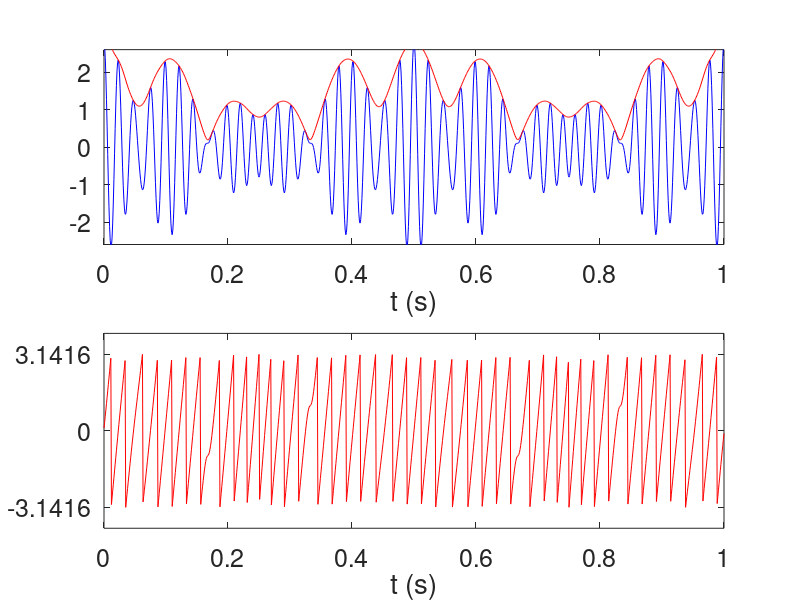

The MATLAB script that drew this image:
clear all;close all;clc
fs = 1000;
dt = 1/fs;
t = 0:dt:1;

f1 = 40;
f2 = 42;
f3 = 50;
f4 = 5;

y1 = cos(2*pi*f1*t);
y2 = cos(2*pi*f2*t);
y3 = 0.8*cos(2*pi*f3*t);
%y4 = 1.1*cos(2*pi*f4*t);
% y = y1 + y2 + y3 + y4;
y = y1 + y2 + y3;
%y = y1 + y2;

z = hilbert(y);
A = abs(z);
phi = angle(z);

figure;
set(gcf,'Color','w')
set(gcf,'Position',[586   158   935   541])
subplot(2,1,1)
plot(t,y,'b-')
hold on
plot(t,A,'r-')
set(gca,'FontSize',18,'YLim',2.6*[-1 1])
xlabel('t (s)')

subplot(2,1,2)
plot(t,phi,'r-')
set(gca,'FontSize',18,'YTick',[-pi 0 pi])
xlabel('t (s)')